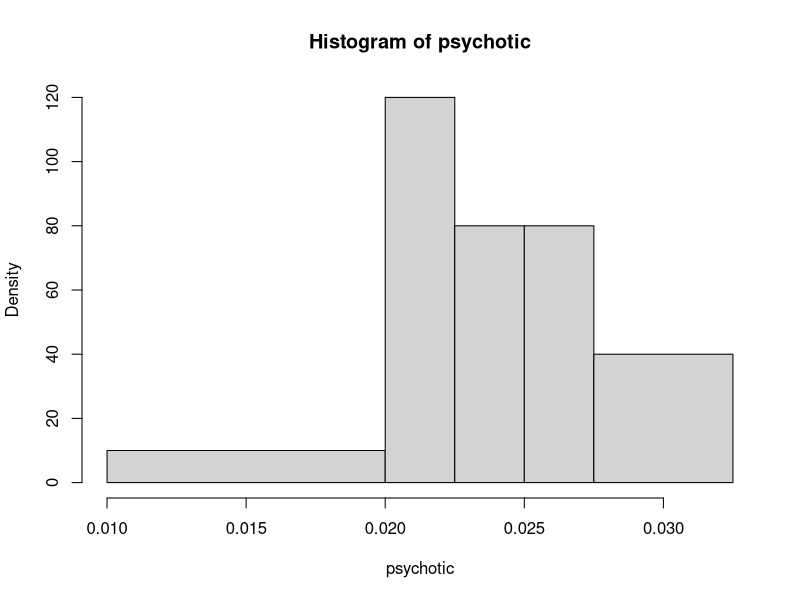
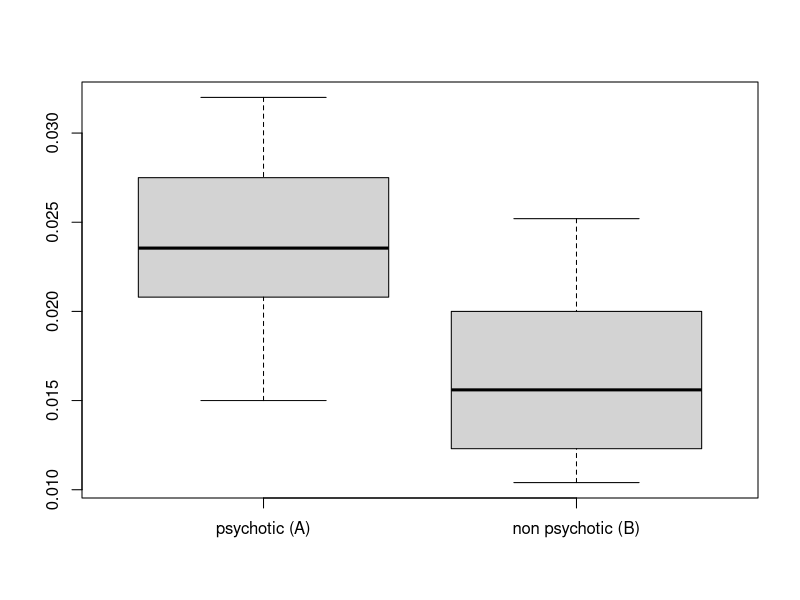
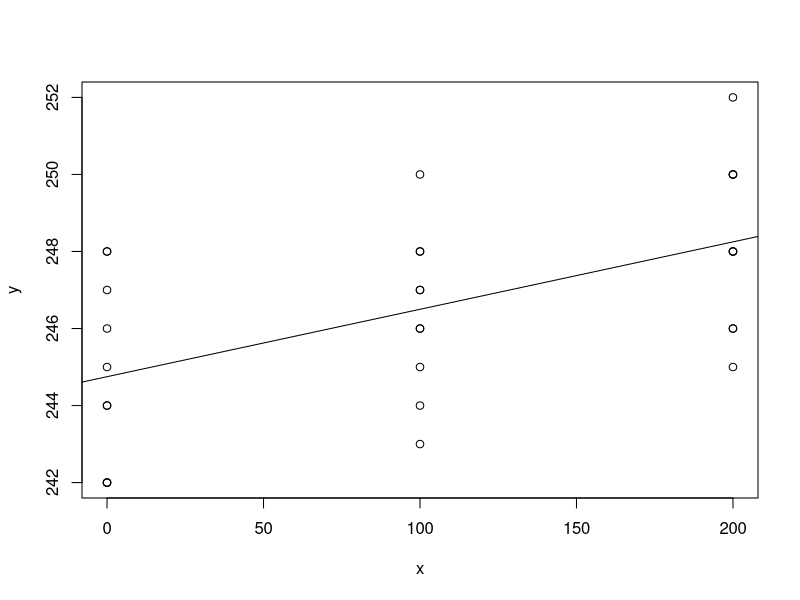

Write R code to recreate these figures, in order.
## ---- chunk 1
#| echo: false
library(knitr)
options(scipen = 10, digits = 10) #set to two decimal 

non_psychotic <- c(.0104, .0105, .0112, .0116, .0130, .0145, .0154, .0156, .0170, .0180, .0200, .0200, .0210, .0230, .0252)

psychotic <- c(0.0150, 0.0204, .0208, 0.0222, 0.0226, 0.0245, 0.0270, 0.0275, 0.0306, 0.0320)
## ---- chunk 2
#| echo: false
psychotic
## ---- chunk 3
#| echo: false
non_psychotic
## ---- chunk 4
#| echo: false
#| results: markup
breaks <- c(0.01, 0.02, 0.0225, 0.025, 0.0275, 0.0325)
tab <- table(cut(psychotic, breaks = breaks))
tab <- cbind(c(tab), tab / sum(tab), c(tab) / diff(breaks))
colnames(tab) <- c("Frequenze assolute", "Frequenze relative", "Densità")
kable(tab)
## ---- chunk 5
#| echo: false
hist(psychotic, breaks = breaks)
## ---- chunk 6
#| echo: false
tab <- t(c(mean(psychotic), mean(non_psychotic), median(psychotic), median(non_psychotic)))
colnames(tab) <- c("Mean psy (A) ", "Mean non-psy (B)", "Median psy (A)", "Median non-psy (B)")
tab
## ---- chunk 7
quantile(psychotic, type = 1, c(0.25, 0.75))
## ---- chunk 8
quantile(non_psychotic, type = 1, c(0.25, 0.75))
## ---- chunk 9
#| echo: false
boxplot(psychotic, non_psychotic, names=c("psychotic (A)","non psychotic (B)"))
## ---- chunk 10
xbar <- mean(c(psychotic, non_psychotic))
d1 <- length(psychotic) * (mean(psychotic^2) - mean(psychotic)^2)
d2 <- length(non_psychotic) * (mean(non_psychotic^2) - mean(non_psychotic)^2)
D_en <- d1 + d2
D_en

D_tr <- length(psychotic) * (mean(psychotic) - xbar)^2 + length(non_psychotic) * (mean(non_psychotic) - xbar)^2
D_tr

D_tot <- D_en + D_tr

eta <- D_tr / D_tot
eta
## ---- chunk 11
#| echo: false
y_0 <- c(242, 245, 244, 248, 247, 248, 242, 244, 246, 242)
y_100 <- c(248, 246, 245, 247, 248, 250, 247, 246, 243, 244)
y_200 <- c(246, 248, 250, 252, 248, 250, 246, 248, 245, 250)
y <- c(y_0, y_100, y_200)
x <- c(rep(0, 10), rep(100, 10), rep(200, 10))
## ---- chunk 12
y_0
## ---- chunk 13
y_100
## ---- chunk 14
y_200
## ---- chunk 15
#| echo: false
plot(x, y)
abline(lm(y ~ x))
## ---- chunk 16
#| echo: false
tab <- t(c(mean(x), mean(y), mean(x^2) - mean(x)^2, mean(y^2) - mean(y)^2, mean(x * y) - mean(x) * mean(y), cor(x, y)))
colnames(tab) <- c("Mean x", "Mean y", "Var x", "Var y", "Cov xy", "Cor xy")
tab
## ---- chunk 17
m1 <- lm(y ~ x)
coef(m1)
## ---- chunk 18
244.75 + 0.0175 * 50
## ---- chunk 19
summary(m1)$r.squared
